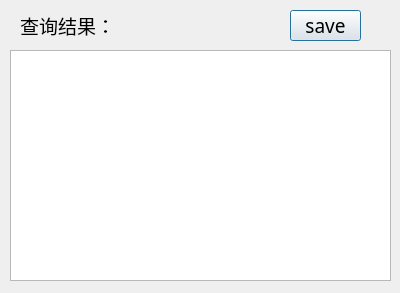
<?xml version="1.0" encoding="UTF-8"?>
<ui version="4.0">
 <class>Dialog</class>
 <widget class="QDialog" name="Dialog">
  <property name="geometry">
   <rect>
    <x>0</x>
    <y>0</y>
    <width>400</width>
    <height>293</height>
   </rect>
  </property>
  <property name="windowTitle">
   <string>search_result</string>
  </property>
  <widget class="QListWidget" name="listWidget">
   <property name="geometry">
    <rect>
     <x>10</x>
     <y>50</y>
     <width>381</width>
     <height>231</height>
    </rect>
   </property>
   <property name="font">
    <font>
     <family>Cascadia Code</family>
     <pointsize>12</pointsize>
    </font>
   </property>
  </widget>
  <widget class="QLabel" name="label">
   <property name="geometry">
    <rect>
     <x>20</x>
     <y>10</y>
     <width>131</width>
     <height>31</height>
    </rect>
   </property>
   <property name="font">
    <font>
     <family>Agency FB</family>
     <pointsize>14</pointsize>
    </font>
   </property>
   <property name="text">
    <string>查询结果：</string>
   </property>
  </widget>
  <widget class="QPushButton" name="pushButton">
   <property name="geometry">
    <rect>
     <x>290</x>
     <y>10</y>
     <width>71</width>
     <height>31</height>
    </rect>
   </property>
   <property name="font">
    <font>
     <family>Cascadia Code</family>
     <pointsize>14</pointsize>
    </font>
   </property>
   <property name="text">
    <string>save</string>
   </property>
  </widget>
 </widget>
 <resources/>
 <connections/>
</ui>
